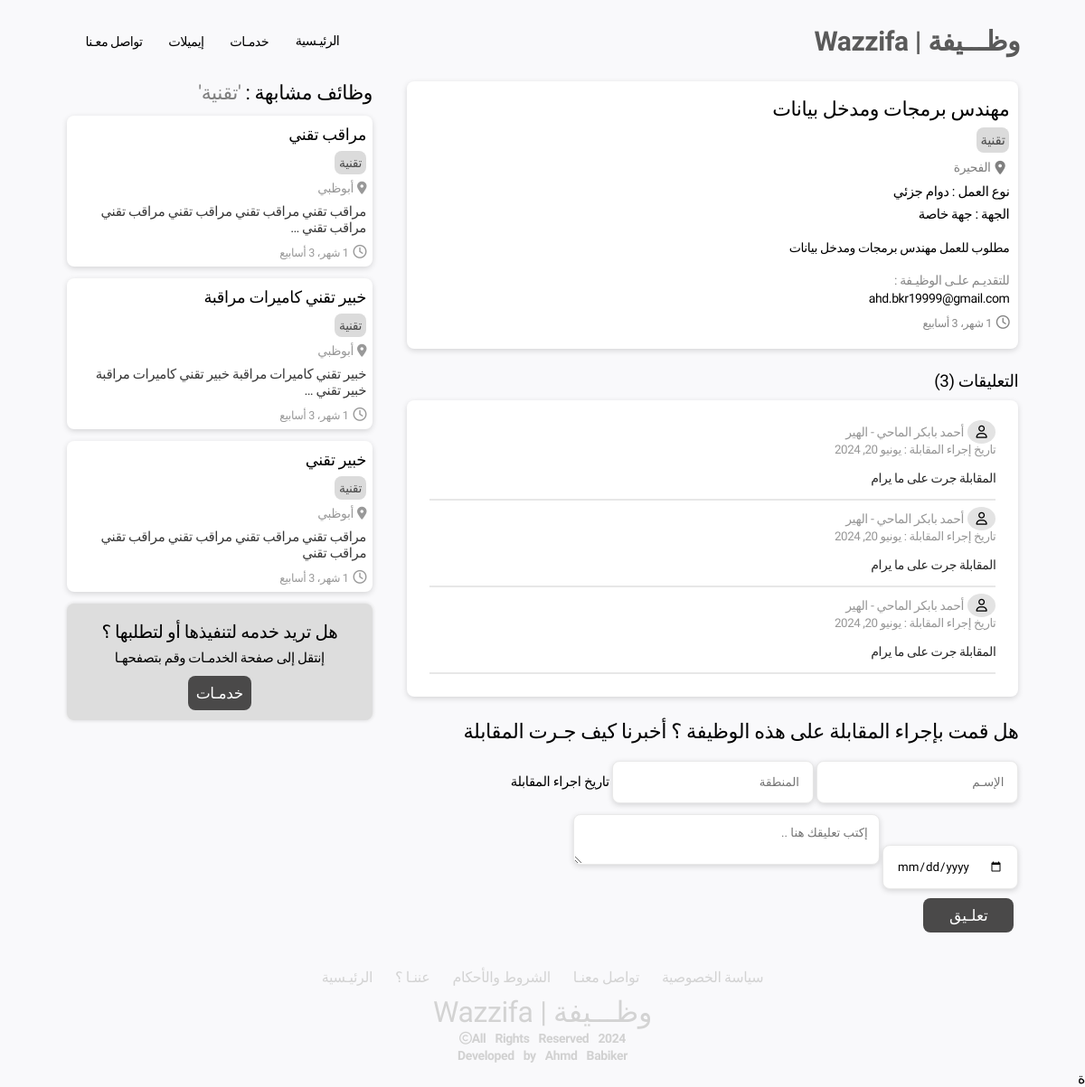
The page /mhnds-brmgt-omdkhl-b/ on the database its author committed.
### core/models.py (models this page shows, shortened)
class Vacancy(models.Model):
    CHOISES = (
        ('abudhabi' , 'أبوظبي'),
        ('dubai' , 'دبي'),
        ('sharjah' , 'الشارقة'),
        ('fujairah' , 'الفحيرة'),
        ('rak' , 'راس الخيمة'),
        ('ajman' , 'عجمان'),
    )
    WORKTYPE = (
        ('full' , 'دوام كامل'),
        ('part' , 'دوام جزئي'),
        ('remot' , 'عمل عن بعد')
    )
    CHOISES2 = (
        ('spec' , 'جهة خاصة'),
        ('gover' , 'جهة حكومية'),
    )
    title = models.CharField(max_length=40)
    slug = models.SlugField(max_length = 20 , null=True)
    tag = models.ForeignKey(Category , on_delete=models.CASCADE)
    contracttype = models.CharField(max_length=10 ,null=True, choices=WORKTYPE)
    jobtype = models.CharField(max_length=10 , choices=CHOISES2)
    location = models.CharField(max_length=10 , choices=CHOISES)
    desc = models.TextField()
    date_posted = models.DateTimeField(auto_now_add=True)
    applying = models.CharField(max_length=50 , null=True)

class Category(models.Model):
    name = models.CharField(max_length=40)
    def __str__(self):
        return self.name

class Comment(models.Model):
    name = models.CharField(max_length=20)
    location = models.CharField(max_length=15)
    comment  = models.TextField(null=True)
    date = models.DateField(null=True)
    vacancy = models.ForeignKey(Vacancy , on_delete=models.CASCADE , related_name='vacancies')
    date_commented = models.DateTimeField(auto_now_add=True , null=True)

### core/views.py (the view, shortened to what this page needs)
# urls.py: path('<slug:vacancy_slug>/' , job_details , name="job_detail"),
def job_details(request , vacancy_slug):
    vacancy_detail = Vacancy.objects.get(slug = vacancy_slug)
    vacancy_tag = vacancy_detail.tag  # tag of the job
    vacancy_by_tag = Vacancy.objects.filter(tag = vacancy_tag).exclude(slug = vacancy_slug).order_by('?')[:3]
    count_comments = Comment.objects.filter(vacancy__slug = vacancy_slug)
    commentonjob = Comment.objects.filter(vacancy = vacancy_detail)
    data = {"vacancy" : vacancy_detail,
    "vacancy_tag":vacancy_by_tag ,
    "comment_save":commentonjob,
    "count_comments":count_comments}
    return render(request , 'job_details.html' , data)

### templates/job_details.html (shortened to what this page needs)
<!DOCTYPE html>
{% load static %}
{% load social_share %}
<html lang="en">
<head>
    <link rel="stylesheet" href="{% static 'css/style.css' %}">
    <link rel="stylesheet" href="https://cdnjs.cloudflare.com/ajax/libs/font-awesome/6.5.2/css/all.min.css"/>
</head>
<body dir="rtl" style="background-color:#F9F9FB ;">
    <header id="nav-menu" aria-label="navigation bar">
        <div class="container">
          <div class="nav-start">
            <a class="logo" href="/">
                <h1 style="color: rgb(90, 90, 90);">وظـــيفة | Wazzifa</h1>
            </a>
            <nav class="menu">
              <ul class="menu-bar">
                <li>
                  <button class="nav-link dropdown-btn" data-dropdown="dropdown1" aria-haspopup="true" aria-expanded="false" aria-label="browse">
                    الرئيـسية
                  </button>
                </li>
                <li><a class="nav-link" href="{% url 'services' %}"> خدمـات</a></li>
                <li><a class="nav-link" href="#">إيميلات</a></li>
                <li><a class="nav-link" href="{% url 'contactus' %}">تواصل معـنا</a></li>
              </ul>
            </nav>
          </div>
        </div>
      </header>
        <div class="details_section">
            <div class="details_container">
                <div class="taking_two-sides">
                    <div class="job-infos">
                        <div class="job-tit">
                            <h2>{{vacancy.title}}</h2>
                            <p class="tadg"> {{vacancy.tag}}</p>
                            <div class="locationn" style="display: flex;margin:8px 0;">
                                <div class="iconnn">
                                <i class="fa-solid fa-location-dot"></i>
                                </div>
                                <div class="locationn-title">
                                    <p class="loc">{{vacancy.get_location_display}} </p>
                                </div>
                            </div>
                            <p class="sidee"> نوع العمل  :  {{vacancy.get_contracttype_display}} </p>
                            <p class="sidee">  الجهة : {{vacancy.get_jobtype_display}} </p>
                            <p class="ppp" style="margin: 20px 0;">
                                {{vacancy.desc}}
                            </p>
                            <p class="apl">للتقديـم علـى الوظيـفة : </p>
                            <p class="play">{{vacancy.applying}}</p>
                            <div class="date-postedd" style="display: flex;margin: 10px 0;align-content: center;">
                                <div class="date-icon">
                                    <i class="fa-regular fa-clock"></i>
                                </div>
                                <div class="date-textt">
                                    <small>{{vacancy.date_posted|timesince}}</small>
                                </div>
                            </div>
                         </div>
                        <div class="comments">
                            <h3 style="margin: 10px 0;">التعليقات ({{count_comments.count}})</h3>
                            <div class="commenters">
                            {% if comment_save%}
                            {% for comment in comment_save %}
                            <div class="write">
                                <span style="background-color: rgb(227, 227, 227);padding: 5px 10px;border-radius: 50%;"><i class="fa-regular fa-user"></i></span>
                                <span style="color: #979797;"> {{comment.name}} - {{comment.location}}</span><br>
                                <small style="color: #979797;">تاريخ إجراء المقابلة : {{comment.date}}</small>
                                <p style="margin: 15px 0;color: rgb(39, 39, 39);">
                                    {{comment.comment}}
                                </p>
                                <hr style="border: 0.5px solid rgb(231, 231, 231);">
                            </div>
                                {% endfor %}
                                {% else %}
                                <small>لا تعليقات حتى الآن</small>
                                {% endif %}
                            </div>
                        </div>
                        <div class="inter-ques">
                            <h2>هل قمت بإجراء المقابلة على هذه الوظيفة ؟ أخبرنا كيف جـرت المقابلة</h2>
                            <div class="ques-forms" >
                                <form style="margin-top: 15px;" method="POST">
                                    <input type="text" placeholder="الإسـم" name="name" style="border: 1px solid rgb(233, 233, 233);
                                    box-shadow: 0 2px 6px rgba(0, 0, 0, 0.15);border-radius: 8px;background-color: white;">
                                    <input type="text" placeholder="المنطقة" name="location" style="border: 1px solid rgb(233, 233, 233);
                                    box-shadow: 0 2px 6px rgba(0, 0, 0, 0.15);border-radius: 8px;background-color: white;">
                                    <label>تاريخ اجراء المقابلة</label>
                                    <input type="date" name="date" style="border: 1px solid rgb(233, 233, 233);
                                    box-shadow: 0 2px 6px rgba(0, 0, 0, 0.15);border-radius: 8px;background-color: white;">
                                    <textarea type="text"  class="tex" name="comment" placeholder="إكتب تعليقك هنا .."></textarea>
                                    <br>
                                    <input type="submit" class="bus" value="تعلـيق">
                                </form>
                            </div>
                        </div>
                    </div>
                    <div class="simi-jobs">
                       <h2>وظائف مشابهة : <span style="color:gray ;">'{{vacancy.tag}}'</span></h2>
                        {% for vac in vacancy_tag %}
                        <div class="joob" style="background-color: white;box-shadow: 0 2px 6px rgba(0, 0, 0, 0.15);border-radius: 8px;">
                            <h2> <a href="{% url 'job_detail' vac.slug %}"> {{vac.title}}</a></h2>
                            <p  class="py"> {{vac.tag}}</p>
                            <div class="llocation" style="display: flex;color: #999;">
                                <div class="icconn">
                                <i class="fa-solid fa-location-dot"></i>
                                </div>
                                <div class="loocation-title">
                                    <p>{{vac.get_location_display}}</p>
                                </div>
                            </div>
                            <p class="pyp" style="margin: 9px 0;">
                                {{vac.desc|truncatewords:10}}
                            </p>
                            <div class="datea-posted" style="display: flex;">
                                <div class="datea-ico" style="color: #999;">
                                    <i class="fa-regular fa-clock"></i>
                                </div>
                                <div class="datea-text">
                                    <small style="color: #999;">{{vac.date_posted | timesince}}</small>
                                </div>
                            </div>
                        </div>
                        {% endfor %}
                        <div class="cv-creator">
                            <div class="cv-holder">
                                <h3> هل تريد خدمه لتنفيذها أو لتطلبها ؟  </h3>
                                <p> إنتقل إلى صفحة الخدمـات وقم بتصفحهـا         </p><br>
                                <div class="bttn">
                                <a href="#"> خدمـات </a>
                                </div>
                        </div>
                        </div>
                    </div>
                </div>
            </div>
        </div>
        <div class="footer">
                <div class="taking-footer">
                    <div class="taking-links">
                        <a href="{% url 'policy' %}">سياسة الخصوصية</a>
                        <a href="{% url 'contactus' %}">تواصل معنـا </a>
                        <a href="{% url 'terms' %}">الشروط والأحكام </a>
                        <a href="#">عننـا ؟ </a>
                        <a href="{% url 'home' %}"> الرئيـسية</a>
                    </div>
                    <div class="log">
                      <h1>وظـــيفة | Wazzifa</h1>
                      <small>All Rights Reserved 2024<i class="fa-regular fa-copyright"></i></small>
                      <br><small>Developed by Ahmd Babiker</small>
                  </div>
                </div>
        </div>
</body>
</html>

### templates/job_details.html (style rules this page uses)
* { background-color: transparent; }

### rows shown on the page
Vacancy: title "مهندس برمجات ومدخل بيانات", tag "تقنية", location "الفحيرة", contracttype "دوام جزئي", jobtype "جهة خاصة", desc "مطلوب للعمل مهندس برمجات ومدخل بيانات", applying "ahd.bkr19999@gmail.com", date_posted "1 شهر، 3 أسابيع"
Comment: name "أحمد بابكر الماحي", location "الهير", date "يونيو 20, 2024", comment "المقابلة جرت على ما يرام"
Comment: name "أحمد بابكر الماحي", location "الهير", date "يونيو 20, 2024", comment "المقابلة جرت على ما يرام"
Comment: name "أحمد بابكر الماحي", location "الهير", date "يونيو 20, 2024", comment "المقابلة جرت على ما يرام"
Vacancy: title "مراقب تقني", tag "تقنية", location "أبوظبي", desc "مراقب تقني مراقب تقني مراقب تقني مراقب تقني مراقب تقني …", date_posted "1 شهر، 3 أسابيع"
Vacancy: title "خبير تقني كاميرات مراقبة", tag "تقنية", location "أبوظبي", desc "خبير تقني كاميرات مراقبة خبير تقني كاميرات مراقبة خبير تقني …", date_posted "1 شهر، 3 أسابيع"
Vacancy: title "خبير تقني", tag "تقنية", location "أبوظبي", desc "مراقب تقني مراقب تقني مراقب تقني مراقب تقني مراقب تقني", date_posted "1 شهر، 3 أسابيع"

### other values the page prints
{{ count_comments.count }} "3"
